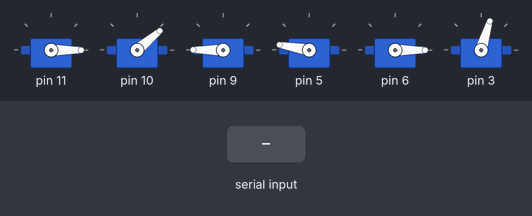
Recording of a sketch running on a simulated Arduino Uno, built with avr-gcc and run on an emulated ATmega328P. Shown: 6 × servo. The test bench sets the inputs (shaded band). What the sketch prints to the serial monitor is not drawn.

Above: at 7.2 s.
7.3 s: "90:45:200\n" received over Serial
At 8.46 s:
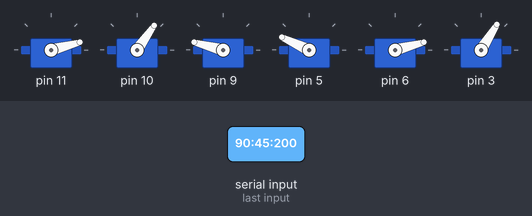
At 10.2 s:
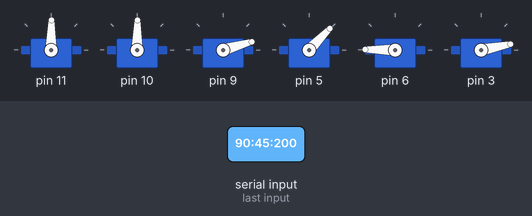
10.3 s: "30:150:10\n" received over Serial
13.3 s: "90:45\n" received over Serial
At 16.1 s:
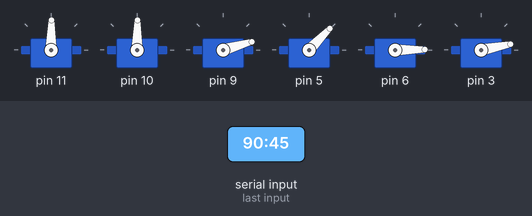
16.3 s: "30:150\n" received over Serial
19.3 s: "5\n" received over Serial
At 22.2 s:
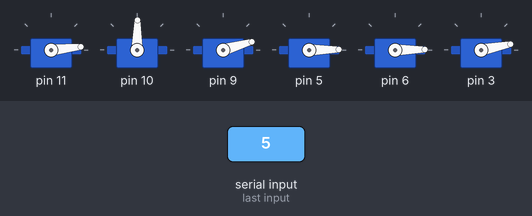
22.3 s: "90\n" received over Serial
Timing chart, 0 to 25.6 s (numbered marks = the images above; inputs shaded):
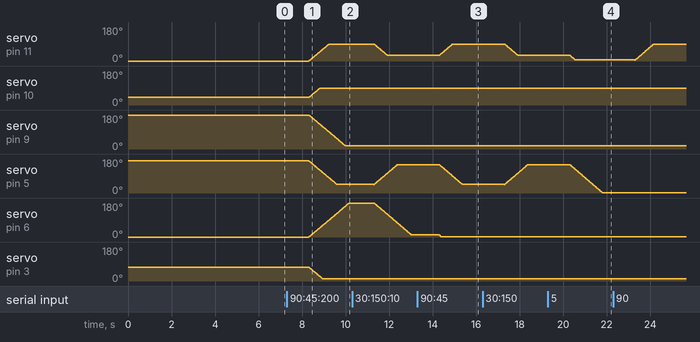

The sketch:

robotv1.ino
```cpp
#include <Braccio.h>
#include <Servo.h>


Servo base;
Servo shoulder;
Servo elbow;
Servo wrist_rot;
Servo wrist_ver;
Servo gripper;

void setup() {
  Serial.begin(2000000);
  //Serial.print("Start...\n");
  //Initialization functions and set up the initial position for Braccio
  //All the servo motors will be positioned in the "safety" position:
  //Base (M1):90 degrees
  //Shoulder (M2): 45 degrees
  //Elbow (M3): 180 degrees
  //Wrist vertical (M4): 180 degrees
  //Wrist rotation (M5): 90 degrees
  //gripper (M6): 10 degrees
  Braccio.begin();

  int vM1 = 90;
  int vM2 = 45;
  int vM3 = 180;
  int vM4 = 180;
  int vM5 = 90;
  int vM6 = 0;
  //Braccio.ServoMovement(40, vM1, vM2, vM3, vM4, vM5, vM6);
  Serial.print("Had Set Up");
}

void loop() {
   /*
   https://herve-troadec.developpez.com/tutoriels/arduino/initiation-boa/
   https://pythonforundergradengineers.com/python-arduino-LED.html
   Step Delay: a milliseconds delay between the movement of each servo.  Allowed values from 10 to 30 msec.
   M1=base degrees. Allowed values from 0 to 180 degrees
   M2=shoulder degrees. Allowed values from 15 to 165 degrees
   M3=elbow degrees. Allowed values from 0 to 180 degrees
   M4=wrist vertical degrees. Allowed values from 0 to 180 degrees
   M5=wrist rotation degrees. Allowed values from 0 to 180 degrees
   M6=gripper degrees. Allowed values from 10 to 73 degrees. 10: the toungue is open, 73: the gripper is closed.
  */

  //(step delay, M1, M2, M3, M4, M5, M6);
  // see if there's incoming serial data:
  if (Serial.available() > 0) {
    // read the oldest byte in the serial buffer:
    String myString = Serial.readString();
    String val1 = getValue(myString, ':', 0);
    //String val2 = getValue(myString, ':', 1);
    //String val3 = getValue(myString, ':', 2);
    String val4 = getValue(myString, ':', 1);
    String val5 = getValue(myString, ':', 2);
    //String val6 = getValue(myString, ':', 5);

    int vM1 = val1.toInt();
    //int vM2 = val2.toInt();
    //int vM3 = val3.toInt();
    int vM4 = val4.toInt();
    int vM5 = val5.toInt();
    //int vM6 = val6.toInt();
    vM1 = constraint(vM1, 0, 180);
    //vM2 = constraint(vM2, 15, 165);
    //vM3 = constraint(vM3, 0, 180);
    vM4 = constraint(vM4, 0, 180);
    vM5 = constraint(vM5, 0, 180);
    //vM6 = constraint(vM6, 10, 73);
    Braccio.ServoMovement(0, vM1, 90, 15, vM4, vM5, 0); //vM6);
  }
}

int constraint(int value, int min, int max)
{
  if (value<= min){
    return min;
  }else if (value >= max){
    return max;
  }else{
    return value;
  }
}

String getValue(String data, char separator, int index)
{
    int found = 0;
    int strIndex[] = { 0, -1 };
    int maxIndex = data.length() - 1;

    for (int i = 0; i <= maxIndex && found <= index; i++) {
        if (data.charAt(i) == separator || i == maxIndex) {
            found++;
            strIndex[0] = strIndex[1] + 1;
            strIndex[1] = (i == maxIndex) ? i+1 : i;
        }
    }
    return found > index ? data.substring(strIndex[0], strIndex[1]) : "";
}
```

Measured:
- after the input at 7.3 s, servo on pin 11: moves from 0° to 89° over 0.91 s, starting after 1.0 s; servo on pin 10: moves from 40° to 89° over 0.50 s, starting after 1.0 s
- after the input at 13.3 s, servo on pin 6: 11° → 1° after 1.0 s
- after the input at 19.3 s, servo on pin 11: moves from 31° to 6° over 0.24 s, starting after 1.0 s
